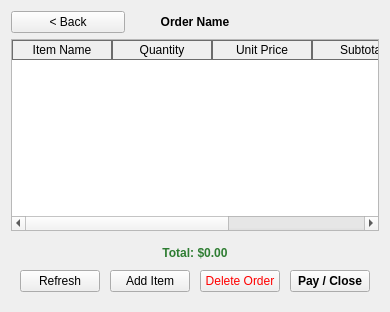
<?xml version="1.0" encoding="UTF-8"?>
<ui version="4.0">
 <class>OrderDetailsTab</class>
 <widget class="QWidget" name="OrderDetailsTab">
  <layout class="QVBoxLayout" name="verticalLayout">
   <item>
    <layout class="QHBoxLayout" name="header_layout">
     <item>
      <widget class="QPushButton" name="btn_back_to_orders">
       <property name="text"><string>&lt; Back</string></property>
       <property name="maximumWidth"><number>100</number></property>
       <property name="minimumHeight"><number>30</number></property>
      </widget>
     </item>
     <item><spacer name="spacer_left"><property name="orientation"><enum>Qt::Horizontal</enum></property></spacer></item>
     <item>
      <widget class="QLabel" name="lbl_order_name_header">
       <property name="font"><font><pointSize>16</pointSize><bold>true</bold></font></property>
       <property name="text"><string>Order Name</string></property>
       <property name="alignment"><set>Qt::AlignCenter</set></property>
      </widget>
     </item>
     <item><spacer name="spacer_right"><property name="orientation"><enum>Qt::Horizontal</enum></property></spacer></item>
     <item><widget class="QWidget" name="dummy_balance"><property name="maximumWidth"><number>100</number></property></widget></item>
    </layout>
   </item>
   <item>
    <widget class="QTableWidget" name="table_order_items">
     <property name="alternatingRowColors">
      <bool>true</bool>
     </property>
     <property name="editTriggers">
      <set>QAbstractItemView::NoEditTriggers</set>
     </property>
     <property name="selectionBehavior">
      <enum>QAbstractItemView::SelectRows</enum>
     </property>
     <property name="styleSheet">
      <string notr="true">QHeaderView::section { border: 1px solid #6c6c6c; }</string>
     </property>
     <attribute name="verticalHeaderVisible"><bool>false</bool></attribute>
     <property name="wordWrap">
      <bool>true</bool>
     </property>
     <column><property name="text"><string>Item Name</string></property></column>
     <column><property name="text"><string>Quantity</string></property></column>
     <column><property name="text"><string>Unit Price</string></property></column>
     <column><property name="text"><string>Subtotal</string></property></column>
     <column><property name="text"><string>Actions</string></property></column>
    </widget>
   </item>
   <item>
    <widget class="QWidget" name="footer_widget" native="true">
     <layout class="QVBoxLayout" name="footer_layout">
      <property name="spacing"><number>10</number></property>
      <item>
       <widget class="QLabel" name="lbl_order_total_footer">
        <property name="font"><font><pointSize>18</pointSize><bold>true</bold></font></property>
        <property name="text"><string>Total: $0.00</string></property>
        <property name="alignment"><set>Qt::AlignCenter</set></property>
        <property name="styleSheet"><string>color: #2e7d32;</string></property>
       </widget>
      </item>
      <item>
       <layout class="QHBoxLayout" name="actions_layout">
        <item>
         <widget class="QPushButton" name="btn_refresh">
          <property name="text"><string>Refresh</string></property>
          <property name="minimumHeight"><number>45</number></property>
         </widget>
        </item>
        <item>
         <widget class="QPushButton" name="btn_add_item_to_order">
          <property name="text"><string>Add Item</string></property>
          <property name="minimumHeight"><number>45</number></property>
         </widget>
        </item>
        <item>
         <widget class="QPushButton" name="btn_delete_order">
          <property name="text"><string>Delete Order</string></property>
          <property name="minimumHeight"><number>45</number></property>
          <property name="styleSheet"><string>color: red;</string></property>
         </widget>
        </item>
        <item>
         <widget class="QPushButton" name="btn_pay_order">
          <property name="text"><string>Pay / Close</string></property>
          <property name="minimumHeight"><number>45</number></property>
          <property name="styleSheet"><string>font-weight: bold;</string></property>
         </widget>
        </item>
       </layout>
      </item>
     </layout>
    </widget>
   </item>
  </layout>
 </widget>
 <resources/>
 <connections/>
</ui>
